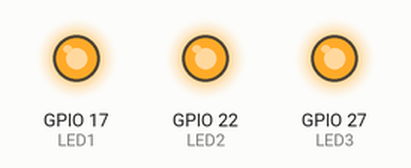
The program below on a simulated Raspberry Pi (BCM pin numbers). Shown: output pins drawn as LEDs (lit = HIGH).

Above: at 0.2 s.
At 1.7 s:
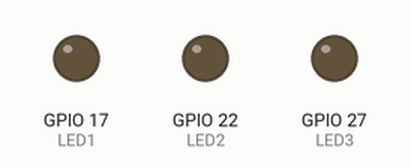
Timing chart, 0 to 3.0 s (numbered marks = the images above):
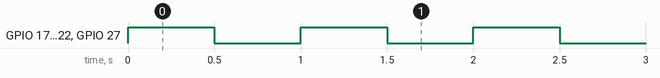

Measured:
- by itself, GPIO 17 (LED1), GPIO 22 (LED2), GPIO 27 (LED3): alternates HIGH for 0.50 s and LOW for 0.50 s

The program:

blink.py
```python
import RPi.GPIO as GPIO
import time

ESPERA = 0.5

LED1 =17
LED2 =22
LED3 =27

GPIO.setmode(GPIO.BCM)

GPIO.setup(LED1, GPIO.OUT)
GPIO.setup(LED2, GPIO.OUT)
GPIO.setup(LED3, GPIO.OUT)

try:
    while True:
        GPIO.output(LED1, GPIO.HIGH)
        GPIO.output(LED2, GPIO.HIGH)
        GPIO.output(LED3, GPIO.HIGH)
        time.sleep(ESPERA)
        GPIO.output(LED1, GPIO.LOW)
        GPIO.output(LED2, GPIO.LOW)
        GPIO.output(LED3, GPIO.LOW)
        time.sleep(ESPERA)
except KeyboardInterrupt:
    print ("interrupcion")
finally:
    GPIO.cleanup()
```
